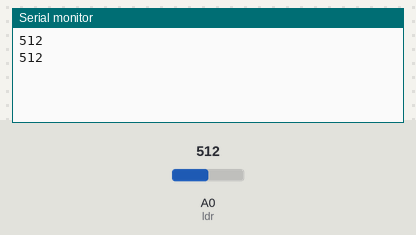
Bench run of a sketch on a simulated Arduino Uno, built with avr-gcc and run on an emulated ATmega328P. Parts: the last lines printed to the serial monitor. Inputs (shaded band) come from the test bench; at power-on: A0 (ldr) = 512.

Above: at 1.8 s.
1.9 s: A0 (ldr) set to 716
At 2.6 s:
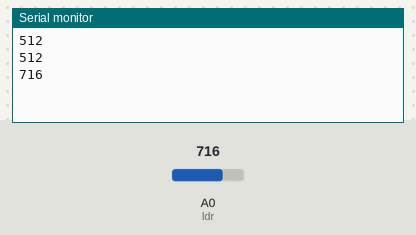
3.4 s: A0 (ldr) set to 900
At 4.9 s:
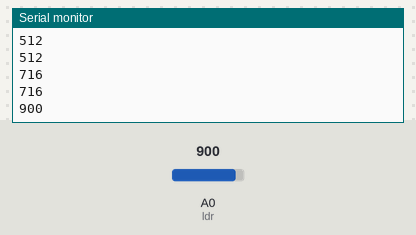
Timing chart, 0 to 6.4 s (numbered marks = the images above; inputs shaded):
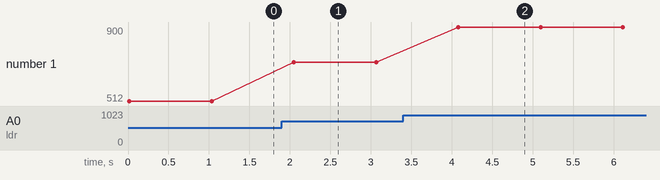

Measured:
- after the input at 1.9 s, the serial monitor: prints a new line after 0.15 s (image 1)
- after the input at 3.4 s, the serial monitor: prints a new line after 0.68 s (image 2)
- plotted number 1: 512 → 716 after the input at 1.9 s, 716 → 900 after the input at 3.4 s

The sketch:

LIGHT_INTENSITY_OBSERVED_ON_APP.ino
```cpp
#include<SoftwareSerial.h>
int ldr=A0;
int x;
SoftwareSerial mySerial(10,11);
void setup() {
pinMode(ldr,INPUT);
mySerial.begin(9600);
Serial.begin(9600);
}

void loop() {
  x= analogRead(ldr);
  mySerial.print("intensity:");
  mySerial.println(x);
  Serial.println(x);
  delay(1000);
}
```
